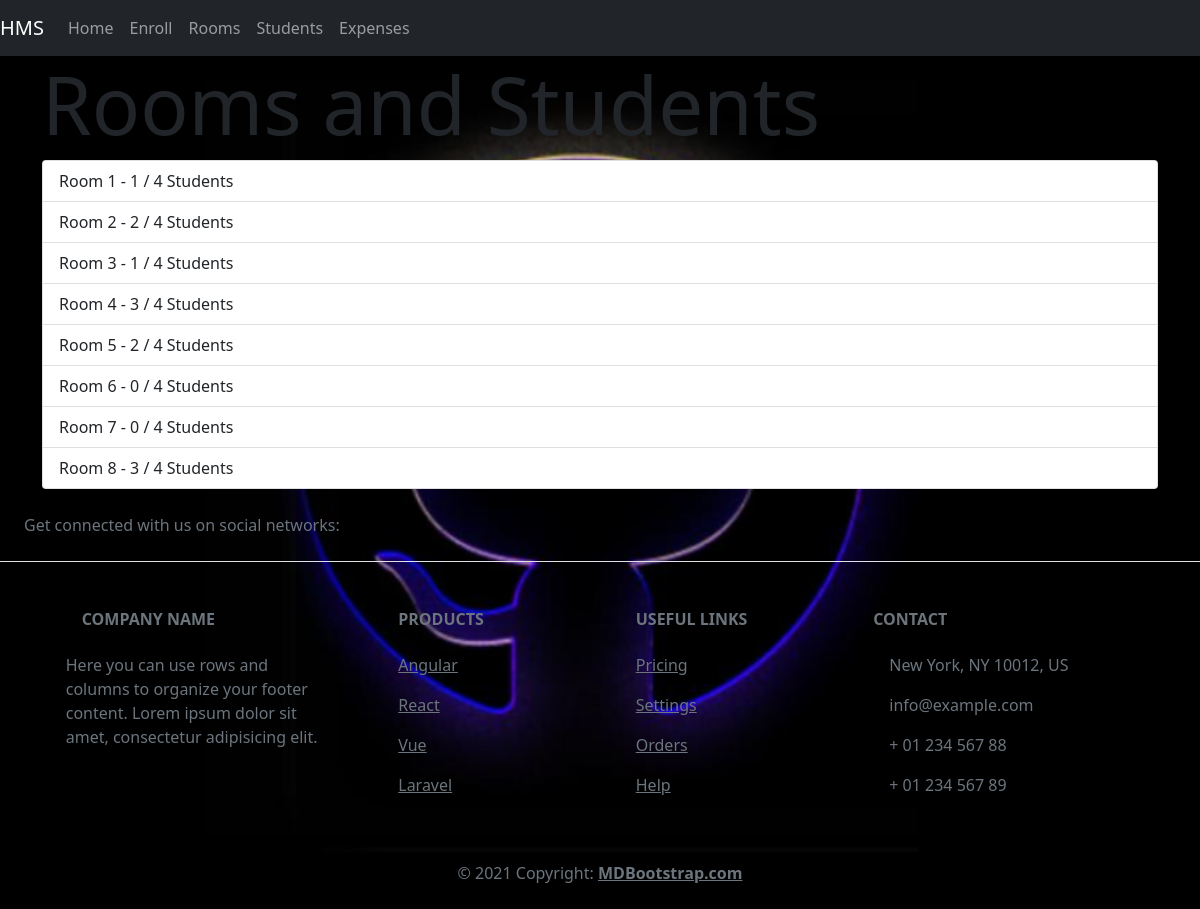
Screenshot of /rooms with the database file from the repository.
### models.py (models this page shows)
class Room(db.Model):
    id = db.Column(db.Integer, primary_key=True)
    room_number = db.Column(db.Integer, unique=True, nullable=False)
    students = db.relationship('Student', backref='room', lazy=True)

### app.py (the view)
@app.route('/rooms')
def rooms():
    all_rooms = Room.query.all()
    return render_template('rooms.html', rooms=all_rooms)

### templates/rooms.html
{% extends 'base.html' %}
{% block content %}
<h2 class = "display-1">Rooms and Students</h2>
<ul class = "list-group">
    {% for room in rooms %}
    <li class="list-group-item" >Room {{ room.room_number }} - {{ room.students|length }} / 4 Students</li>
    {% endfor %}
</ul>
{% endblock %}

### rows the page displays
Room: room_number "1", students|length "1"
Room: room_number "2", students|length "2"
Room: room_number "3", students|length "1"
Room: room_number "4", students|length "3"
Room: room_number "5", students|length "2"
Room: room_number "6", students|length "0"
Room: room_number "7", students|length "0"
Room: room_number "8", students|length "3"
